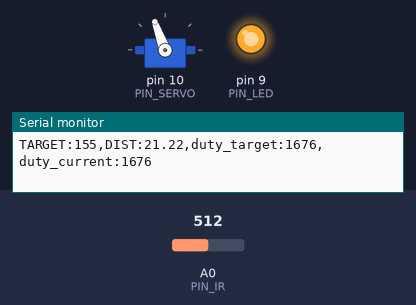
Simulated run of this sketch. Board: Arduino Uno, built with avr-gcc and run on an emulated ATmega328P. On the bench: servo, output pins drawn as LEDs (lit = HIGH), the last lines printed to the serial monitor. The test bench sets the inputs (shaded band); at power-on: A0 (PIN_IR) = 512.

Above: at 1.2 s.
1.3 s: A0 (PIN_IR) set to 273
2.8 s: A0 (PIN_IR) set to 254
At 3.7 s:
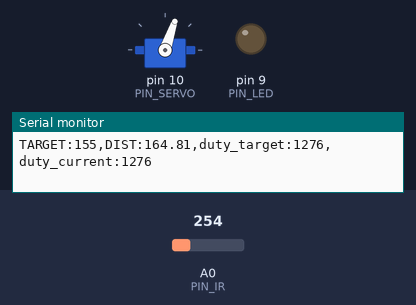
4.4 s: A0 (PIN_IR) set to 306
At 4.9 s:
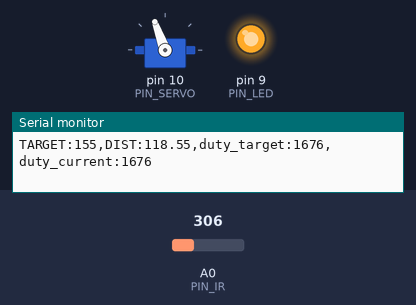
5.9 s: A0 (PIN_IR) set to 145
At 7.2 s:
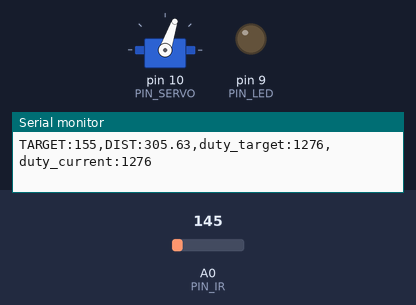
7.5 s: A0 (PIN_IR) set to 511
At 8.7 s:
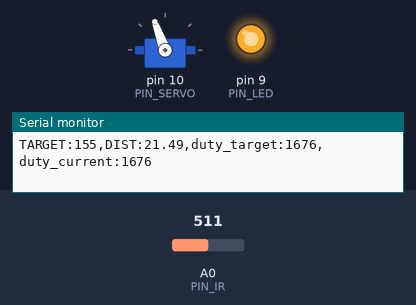
9.0 s: A0 (PIN_IR) set to 122
At 9.6 s:
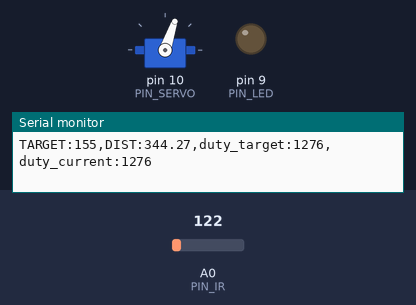
Timing chart, 0 to 11.6 s (numbered marks = the images above; inputs shaded):
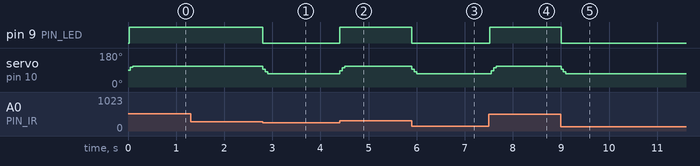

Measured:
- the behaviour switches between 264 and 263 on A0 (PIN_IR) (found by bisection; images 0 and 1)
- after the input at 2.8 s, pin 9 (PIN_LED): HIGH → LOW at once; servo on pin 10 (PIN_SERVO): 110° → 71° at once
- after the input at 4.4 s, pin 9 (PIN_LED): LOW → HIGH at once; servo on pin 10 (PIN_SERVO): 71° → 110° at once
- after the input at 5.9 s, pin 9 (PIN_LED): HIGH → LOW at once; servo on pin 10 (PIN_SERVO): 110° → 71° at once
- after the input at 7.5 s, pin 9 (PIN_LED): LOW → HIGH at once; servo on pin 10 (PIN_SERVO): 71° → 110° after 0.05 s
- after the input at 9.0 s, pin 9 (PIN_LED): HIGH → LOW at once; servo on pin 10 (PIN_SERVO): 110° → 71° at once

The sketch:

22_bbc.ino
```cpp
#include <Servo.h>

// Arduino pin assignment
#define PIN_LED   9
#define PIN_SERVO 10
#define PIN_IR    A0

// Event interval parameters
#define _INTERVAL_DIST     20 // distance sensor interval (unit: ms)
#define _INTERVAL_SERVO    50 // servo interval (unit: ms)
#define _INTERVAL_SERIAL  250 // serial interval (unit: ms)

// EMA filter configuration for the IR distance sensor
#define _EMA_ALPHA 0.5    // EMA weight of new sample (range: 0 to 1)
                          // Setting EMA to 1 effectively disables EMA filter.

// Servo adjustment - Set _DUTY_MAX, _NEU, _MIN with your own numbers
#define _DUTY_MAX 2399 // 2000
#define _DUTY_NEU 1476 // 1500
#define _DUTY_MIN  553 // 1000

#define _SERVO_ANGLE_DIFF   30  // Replace with |D - E| degree
#define _SERVO_SPEED        50  // servo speed

#define _BANGBANG_RANGE    200  // duty up and down for bangbang control

// Target Distance
#define _DIST_TARGET    155 // Center of the rail (unit:mm)

// global variables

Servo myservo;

float dist_ema;     // unit: mm

int duty_change_per_interval; // maximum duty difference per interval
int duty_target;    // Target duty
int duty_current;      // Current duty
int duty_adj;       // Level adjustment

unsigned long last_sampling_time_dist;   // unit: msec
unsigned long last_sampling_time_servo;  // unit: msec
unsigned long last_sampling_time_serial; // unit: msec

bool event_dist, event_servo, event_serial; // event triggered?

void setup()
{
  // initialize GPIO pins
  pinMode(PIN_LED,OUTPUT);
  myservo.attach(PIN_SERVO);

  duty_target = duty_current = _DUTY_NEU;
  myservo.writeMicroseconds(duty_current);

  // initialize serial port
  Serial.begin(1000000);

  // convert angular speed into duty change per interval.
  duty_change_per_interval =
    (float)(_DUTY_MAX - _DUTY_MIN) * ((float)_SERVO_SPEED / _SERVO_ANGLE_DIFF) * (_INTERVAL_SERVO / 1000.0);
}

void loop()
{
  unsigned long time_curr = millis();

  // wait until next event time
  if (time_curr >= (last_sampling_time_dist + _INTERVAL_DIST)) {
        last_sampling_time_dist += _INTERVAL_DIST;
        event_dist = true;
  }
  if (time_curr >= (last_sampling_time_servo + _INTERVAL_SERVO)) {
        last_sampling_time_servo += _INTERVAL_SERVO;
        event_servo = true;
  }
  if (time_curr >= (last_sampling_time_serial + _INTERVAL_SERIAL)) {
        last_sampling_time_serial += _INTERVAL_SERIAL;
        event_serial = true;
  }

  if (event_dist) {
    float dist_filtered; // unit: mm
    event_dist = false;

    // get a distance reading from the distance sensor
    dist_filtered = volt_to_distance(ir_sensor_filtered(15, 0.5, 0));
    dist_ema = _EMA_ALPHA * dist_filtered + (1.0 - _EMA_ALPHA) * dist_ema;

    // bang bang control
    if (dist_ema > _DIST_TARGET) {
      duty_target = _DUTY_NEU - _BANGBANG_RANGE;
      digitalWrite(PIN_LED, 0);
    } else if (dist_ema < _DIST_TARGET) {
      duty_target = _DUTY_NEU + _BANGBANG_RANGE;
      digitalWrite(PIN_LED, 1);
    }
  }

  if (event_servo) {
    event_servo = false;

    // adjust duty_current toward duty_target by duty_change_per_interval
    if (duty_target > duty_current) {
      duty_current += duty_change_per_interval;
      if (duty_current > duty_target)
          duty_current = duty_target;
    } else if (duty_target < duty_current) {
      duty_current -= duty_change_per_interval;
      if (duty_current < duty_target)
        duty_current = duty_target;
    }

    // servo arm protection
    if (duty_current < _DUTY_MIN)
      duty_current = _DUTY_MIN;
    else if (duty_current > _DUTY_MAX)
      duty_current = _DUTY_MAX;

    // update servo position
    myservo.writeMicroseconds(duty_current);
  }

  if (event_serial) {
    event_serial = false;

    // output the read value to the serial port
    Serial.print("TARGET:"); Serial.print(_DIST_TARGET);
    Serial.print(",DIST:"); Serial.print(dist_ema);
    Serial.print(",duty_target:"); Serial.print(duty_target);
    Serial.print(",duty_current:"); Serial.println(duty_current);
  }
}

float volt_to_distance(unsigned int a_value)
{
  // Replace below line with the equation obtained from nonlinear regression analysis
  //return (6762.0 / (a_value - 9) - 4.0) * 10.0;
  //return (636.0 + (-2.25 * a_value) + (2.01E-3 * (a_value * a_value)));
  return 612.0 + (-2.67 * a_value) + (4.19E-03 * a_value * a_value) + (-2.4E-06 * a_value * a_value * a_value);
}

int compare(const void *a, const void *b) {
  return (*(unsigned int *)a - *(unsigned int *)b);
}

unsigned int ir_sensor_filtered(unsigned int n, float position, int verbose)
{
  // Eliminate spiky noise of an IR distance sensor by repeating measurement and taking a middle value
  // n: number of measurement repetition
  // position: the percentile of the sample to be taken (0.0 <= position <= 1.0)
  // verbose: 0 - normal operation, 1 - observing the internal procedures, and 2 - calculating elapsed time.
  // Example 1: ir_sensor_filtered(n, 0.5, 0) => return the median value among the n measured samples.
  // Example 2: ir_sensor_filtered(n, 0.0, 0) => return the smallest value among the n measured samples.
  // Example 3: ir_sensor_filtered(n, 1.0, 0) => return the largest value among the n measured samples.

  // The output of Sharp infrared sensor includes lots of spiky noise.
  // To eliminate such a spike, ir_sensor_filtered() performs the following two steps:
  // Step 1. Repeat measurement n times and collect n * position smallest samples, where 0 <= postion <= 1.
  // Step 2. Return the position'th sample after sorting the collected samples.

  // returns 0, if any error occurs

  unsigned int *ir_val, ret_val;
  unsigned int start_time;

  if (verbose >= 2)
    start_time = millis();

  if ((n == 0) || (n > 100) || (position < 0.0) || (position > 1))
    return 0;

  if (position == 1.0)
    position = 0.999;

  if (verbose == 1) {
    Serial.print("n: "); Serial.print(n);
    Serial.print(", position: "); Serial.print(position);
    Serial.print(", ret_idx: ");  Serial.println((unsigned int)(n * position));
  }

  ir_val = (unsigned int *)malloc(sizeof(unsigned int) * n);
  if (ir_val == NULL)
    return 0;

  if (verbose == 1)
    Serial.print("IR:");

  for (int i = 0; i < n; i++) {
    ir_val[i] = analogRead(PIN_IR);
    if (verbose == 1) {
        Serial.print(" ");
        Serial.print(ir_val[i]);
    }
  }

  if (verbose == 1)
    Serial.print  ("  => ");

  qsort(ir_val, n, sizeof(unsigned int), compare);
  ret_val = ir_val[(unsigned int)(n * position)];

  if (verbose == 1) {
    for (int i = 0; i < n; i++) {
        Serial.print(" ");
        Serial.print(ir_val[i]);
    }
    Serial.print(" :: ");
    Serial.println(ret_val);
  }
  free(ir_val);

  if (verbose >= 2) {
    Serial.print("Elapsed time: "); Serial.print(millis() - start_time); Serial.println("ms");
  }

  return ret_val;
}
```
